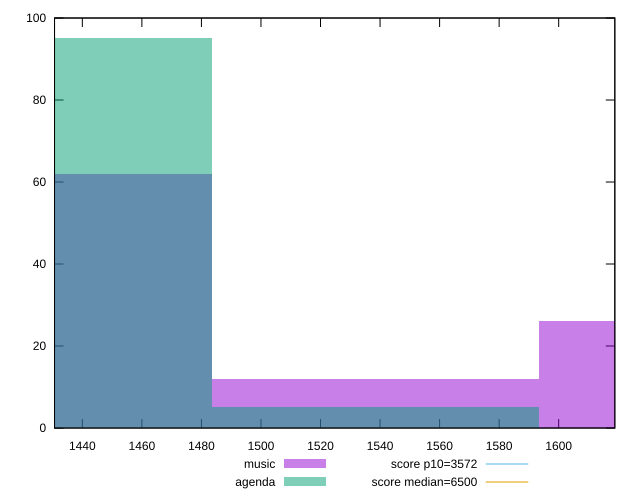

Source code (gnuplot):
reset

$music <<EOF
1538.4579410732915 12
1428.568088139485 62
1648.347794007098 26
EOF

$agenda <<EOF
1428.568088139485 95
1538.4579410732915 5
EOF

set key outside below
set boxwidth 109.88985293380654
set xrange [1430.6609999999998:1618.856]
set yrange [0:100]
set trange [0:100]
set style fill transparent solid 0.5 noborder

set parametric
set terminal svg size 640, 500 enhanced background rgb 'white'
set output "reports/report_00030_2021-02-24T20-42-31.540Z/first-cpu-idle/comparison/histogram/0_vs_1.svg"

plot $music title "music" with boxes, \
     $agenda title "agenda" with boxes, \
     3572,t title "score p10=3572", \
     6500,t title "score median=6500"

reset
